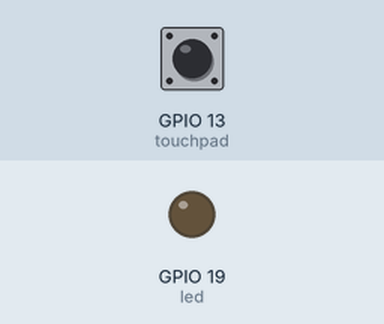
Simulated run of this sketch. Board: ESP32. On the bench: output pins drawn as LEDs (lit = HIGH). Dashed ring = blinking. The test bench sets the inputs (shaded band); at power-on: GPIO 13 (touchpad) LOW. What the sketch prints to the serial monitor is not drawn.

Above: at 2.2 s.
2.3 s: GPIO 13 (touchpad) pulled HIGH for 3.2 s
At 2.9 s:
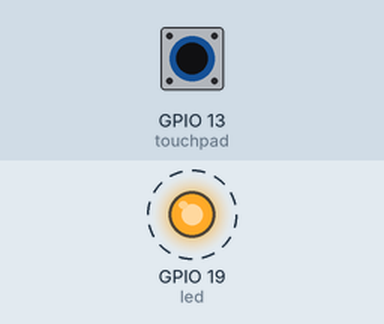
Timing chart, 0 to 6.5 s (numbered marks = the images above; inputs shaded):
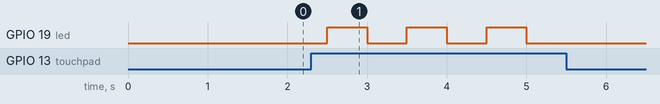

Measured:
- after the input at 2.3 s, GPIO 19 (led): alternates HIGH for 0.50 s and LOW for 0.50 s, 6 changes in all, then stays LOW, starting after 0.20 s

The sketch:

touch.ino
```cpp
int led=19;
int touchpad=13;
unsigned long gettime;
void setup() {
  // 使用內建觸控 sensor
  Serial.begin(115200);
  delay(1000);
  Serial.println("ESP32 built-in Touch sensor Test...");
  pinMode(led,OUTPUT);
  pinMode(touchpad,INPUT);
  gettime=millis();
}

void loop() {
  // Serial.println(touchRead(T4));//ESP32內建
  // int val = touchRead(T4); //ESP32內建

  // if(val <=40){
  //   digitalWrite(led, !digitalRead(led));
  // }
  // Serial.println(val);
  // delay(300);
  int val = digitalRead(touchpad);

    if(val == HIGH){
      digitalWrite(led, !digitalRead(led));
    }

  // Serial.println(val);
  delay(500);
}
```
